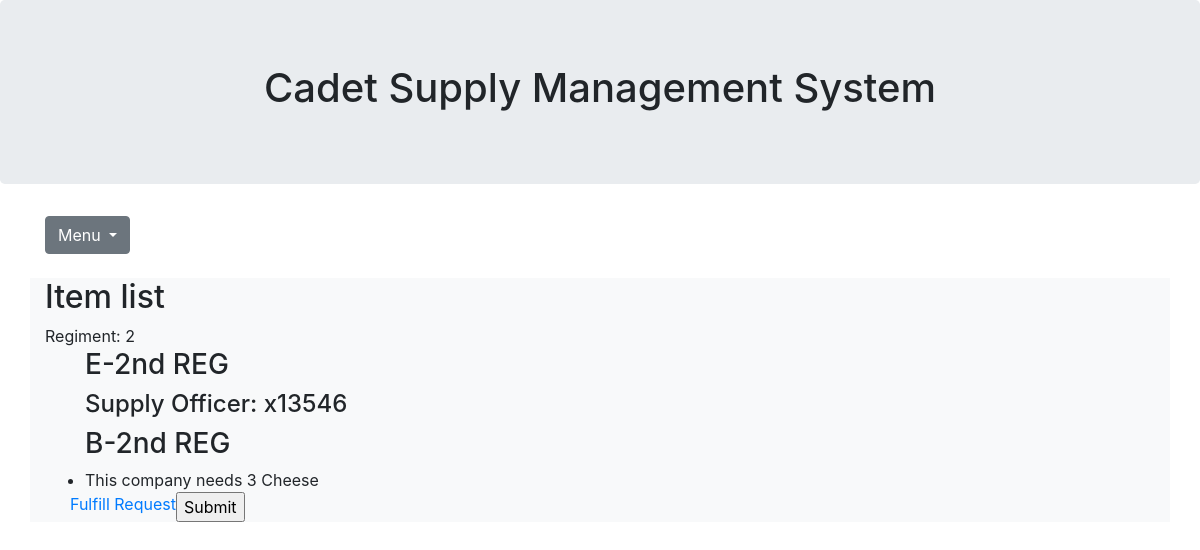
The page /supply/reg/1/ on the database its author committed.
### cadettracker/models.py (models this page shows)
class Regiment(models.Model):
    RegNum = models.IntegerField()
    RegSupplyLocation = models.ForeignKey(Location, on_delete=models.CASCADE)
    def __str__(self):
        if self.RegNum == 1:
            return "1st REG"
        elif self.RegNum == 2:
            return "2nd REG"
        elif self.RegNum == 3:
            return "3rd REG"
        elif self.RegNum == 4:
            return "4th REG"

class Company(models.Model):
    CompanyName = models.CharField(max_length=2) #A, B, C, etc.
    regiment = models.ForeignKey(Regiment, on_delete=models.CASCADE) #1,2,3,4
    LocationID = models.ForeignKey(Location, on_delete=models.CASCADE) #Buffalos, Greeks.
    def __str__(self):
        return (str(self.CompanyName) + '-' + str(self.regiment))

class Personnel(models.Model):
    xNum = models.CharField(max_length=6)
    jobTitle = models.CharField(max_length=15)
    location = models.ForeignKey(Location, on_delete=models.CASCADE)
    phoneNum = models.CharField(max_length=10)
    company = models.ForeignKey(Company, on_delete=models.CASCADE)
    def __str__(self):
        return self.jobTitle + ": " + self.xNum

class CompanyNeedsSupply(models.Model):
    Item = models.ForeignKey(Supply, on_delete=models.CASCADE)
    NumRequested = models.IntegerField()
    CompanyLabel = models.ForeignKey(Company, on_delete=models.CASCADE)
    Location = models.ForeignKey(Location, on_delete=models.CASCADE)
    def __str__(self):
        return "This company needs " + str(self.NumRequested) + " " + str(self.Item)

class Supply(models.Model):
    item = models.CharField(max_length=50)
    def __str__(self):
        return (str(self.item))

### cadettracker/views.py (the view)
# urls.py: path('reg/<reg_id>/', views.reg, name='reg'),
def reg(request, reg_id):
    regi = Regiment.objects.get(pk=reg_id)
    template = loader.get_template('cadettracker/regiment.html')
    context = {
        'regi': regi
    }
    return HttpResponse(template.render(context,
                                        request,
                                        ))

### cadettracker/templates/cadettracker/regiment.html (shortened to what this page needs)
{% extends 'cadettracker/base_generic.html' %}
{% block company_content %}
<h2>Item list</h2>
Regiment: {{ regi.RegNum }}
{% if regi %}
<ul>
{% for co in regi.company_set.all %}
  <h3>{{ co }} </h3>
    {% if regi.reghaspersonnel_set %}
      {% for person in co.personnel_set.all %}
    <h4> {{ person }}</h4>
        {% endfor %}
    {% else %}
    <p> No personnel in database</p>
    {% endif %}
  {% for item in co.companyneedssupply_set.all %}
    <li>{{ item }}</li>
  <form method = 'post'>
    <div class = 'row'>
      <a class = "drowpdown-item" href="{% url 'cadettracker:fulFillRequest' item.id %}">Fulfill Request</a>
    <input type = 'submit' value = 'Submit' />
    </div>
</form>
  {% endfor %}
{% endfor %}
</ul>
{% else %}
<p>No suppliessssssss in database</p>
{% endif %}
{% endblock %}

### rows shown on the page
Regiment: RegNum "2"
Company: CompanyName+regiment "E-2nd REG"
Personnel: jobTitle+xNum "Supply Officer: x13546"
Company: CompanyName+regiment "B-2nd REG"
CompanyNeedsSupply: NumRequested+Item "This company needs 3 Cheese"
